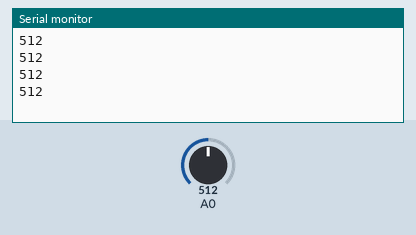
This sketch was run on a simulated ESP8266 (NodeMCU). Shown: the last lines printed to the serial monitor. The test bench sets the inputs (shaded band); at power-on: A0 = 512.

Above: at 1.2 s.
1.3 s: A0 set to 716
At 1.71 s:
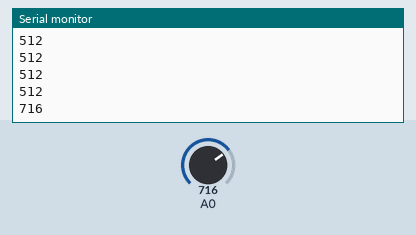
2.8 s: A0 set to 900
At 2.91 s:
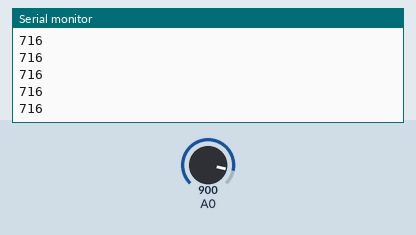
Timing chart, 0 to 5.8 s (numbered marks = the images above; inputs shaded):
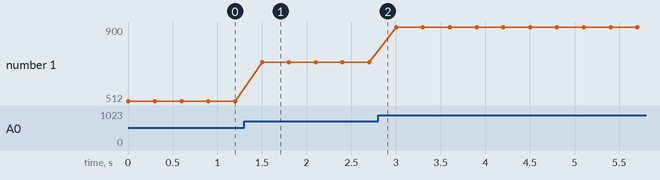

The sketch:

fsr.ino
```cpp
void setup() {
  Serial.begin(9600);
}
int a;
void loop()
{

a=analogRead(A0);
Serial.println(a);
delay(300);
}
```

Measured:
- after the input at 1.3 s, the serial monitor: prints a new line after 0.20 s (image 1)
- plotted number 1: 512 → 716 after the input at 1.3 s, 716 → 900 after the input at 2.8 s
